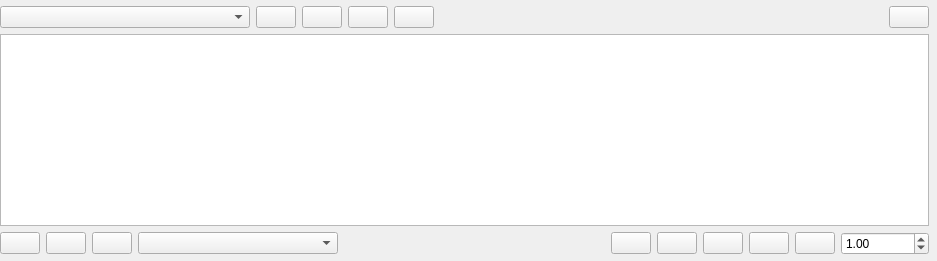
                  <widget class="QWidget" name="tab_16">
                   <attribute name="icon">
                    <iconset resource="icons.qrc">
                     <normaloff>:/Icons/icons/time_series.svg</normaloff>:/Icons/icons/time_series.svg</iconset>
                   </attribute>
                   <attribute name="title">
                    <string>Time series</string>
                   </attribute>
                   <layout class="QVBoxLayout" name="verticalLayout_42">
                    <property name="leftMargin">
                     <number>0</number>
                    </property>
                    <property name="topMargin">
                     <number>6</number>
                    </property>
                    <property name="rightMargin">
                     <number>8</number>
                    </property>
                    <property name="bottomMargin">
                     <number>6</number>
                    </property>
                    <item>
                     <widget class="QFrame" name="frame">
                      <property name="frameShape">
                       <enum>QFrame::Shape::NoFrame</enum>
                      </property>
                      <property name="frameShadow">
                       <enum>QFrame::Shadow::Raised</enum>
                      </property>
                      <layout class="QHBoxLayout" name="horizontalLayout">
                       <property name="leftMargin">
                        <number>0</number>
                       </property>
                       <property name="topMargin">
                        <number>0</number>
                       </property>
                       <property name="rightMargin">
                        <number>0</number>
                       </property>
                       <property name="bottomMargin">
                        <number>0</number>
                       </property>
                       <item>
                        <widget class="QComboBox" name="device_type_magnitude_comboBox">
                         <property name="minimumSize">
                          <size>
                           <width>250</width>
                           <height>0</height>
                          </size>
                         </property>
                         <property name="toolTip">
                          <string>Magnitude with profile</string>
                         </property>
                        </widget>
                       </item>
                       <item>
                        <widget class="QPushButton" name="new_profiles_structure_pushButton">
                         <property name="toolTip">
                          <string>&lt;html&gt;&lt;head/&gt;&lt;body&gt;&lt;p&gt;&lt;span style=&quot; font-weight:700;&quot;&gt;Create profiles&lt;/span&gt;&lt;/p&gt;&lt;p&gt;This will create all the object's profiles&lt;/p&gt;&lt;/body&gt;&lt;/html&gt;</string>
                         </property>
                         <property name="text">
                          <string/>
                         </property>
                         <property name="icon">
                          <iconset resource="icons.qrc">
                           <normaloff>:/Icons/icons/new.svg</normaloff>:/Icons/icons/new.svg</iconset>
                         </property>
                        </widget>
                       </item>
                       <item>
                        <widget class="QPushButton" name="delete_profiles_structure_pushButton">
                         <property name="toolTip">
                          <string>&lt;html&gt;&lt;head/&gt;&lt;body&gt;&lt;p&gt;&lt;span style=&quot; font-weight:700;&quot;&gt;Delete profiles&lt;/span&gt;&lt;/p&gt;&lt;p&gt;This will delete all the profiles and leave the snapshot.&lt;/p&gt;&lt;/body&gt;&lt;/html&gt;</string>
                         </property>
                         <property name="text">
                          <string/>
                         </property>
                         <property name="icon">
                          <iconset resource="icons.qrc">
                           <normaloff>:/Icons/icons/new (delete).svg</normaloff>:/Icons/icons/new (delete).svg</iconset>
                         </property>
                        </widget>
                       </item>
                       <item>
                        <widget class="QPushButton" name="edit_profiles_pushButton">
                         <property name="toolTip">
                          <string>&lt;html&gt;&lt;head/&gt;&lt;body&gt;&lt;p&gt;&lt;span style=&quot; font-weight:700;&quot;&gt;Import profiles&lt;/span&gt;&lt;/p&gt;&lt;p&gt;Import from data in CSV or Excel files&lt;/p&gt;&lt;/body&gt;&lt;/html&gt;</string>
                         </property>
                         <property name="text">
                          <string/>
                         </property>
                         <property name="icon">
                          <iconset resource="icons.qrc">
                           <normaloff>:/Icons/icons/import_profiles.svg</normaloff>:/Icons/icons/import_profiles.svg</iconset>
                         </property>
                         <property name="flat">
                          <bool>false</bool>
                         </property>
                        </widget>
                       </item>
                       <item>
                        <widget class="QPushButton" name="edit_profiles_from_models_pushButton">
                         <property name="toolTip">
                          <string>&lt;html&gt;&lt;head/&gt;&lt;body&gt;&lt;p&gt;&lt;span style=&quot; font-weight:700;&quot;&gt;Import profiles from grid models. &lt;/span&gt;&lt;/p&gt;&lt;p&gt;This is, load many individual grids in any of the supported GridCal formats and take the operational data from them, aplying them to all the profiles.&lt;/p&gt;&lt;/body&gt;&lt;/html&gt;</string>
                         </property>
                         <property name="text">
                          <string/>
                         </property>
                         <property name="icon">
                          <iconset resource="icons.qrc">
                           <normaloff>:/Icons/icons/import_models.svg</normaloff>:/Icons/icons/import_models.svg</iconset>
                         </property>
                         <property name="flat">
                          <bool>false</bool>
                         </property>
                        </widget>
                       </item>
                       <item>
                        <spacer name="horizontalSpacer">
                         <property name="orientation">
                          <enum>Qt::Orientation::Horizontal</enum>
                         </property>
                         <property name="sizeHint" stdset="0">
                          <size>
                           <width>183</width>
                           <height>20</height>
                          </size>
                         </property>
                        </spacer>
                       </item>
                       <item>
                        <widget class="QPushButton" name="plot_time_series_pushButton">
                         <property name="toolTip">
                          <string>Plot the selected object's profile</string>
                         </property>
                         <property name="text">
                          <string/>
                         </property>
                         <property name="icon">
                          <iconset resource="icons.qrc">
                           <normaloff>:/Icons/icons/plot.svg</normaloff>:/Icons/icons/plot.svg</iconset>
                         </property>
                        </widget>
                       </item>
                      </layout>
                     </widget>
                    </item>
                    <item>
                     <widget class="QTableView" name="profiles_tableView">
                      <property name="font">
                       <font>
                        <pointsize>9</pointsize>
                       </font>
                      </property>
                      <property name="layoutDirection">
                       <enum>Qt::LayoutDirection::LeftToRight</enum>
                      </property>
                      <property name="alternatingRowColors">
                       <bool>true</bool>
                      </property>
                      <property name="selectionMode">
                       <enum>QAbstractItemView::SelectionMode::ContiguousSelection</enum>
                      </property>
                     </widget>
                    </item>
                    <item>
                     <widget class="QFrame" name="frame_12">
                      <property name="frameShape">
                       <enum>QFrame::Shape::NoFrame</enum>
                      </property>
                      <property name="frameShadow">
                       <enum>QFrame::Shadow::Raised</enum>
                      </property>
                      <layout class="QHBoxLayout" name="horizontalLayout_4">
                       <property name="leftMargin">
                        <number>0</number>
                       </property>
                       <property name="topMargin">
                        <number>0</number>
                       </property>
                       <property name="rightMargin">
                        <number>0</number>
                       </property>
                       <property name="bottomMargin">
                        <number>0</number>
                       </property>
                       <item>
                        <widget class="QPushButton" name="copy_profile_pushButton">
                         <property name="toolTip">
                          <string>&lt;html&gt;&lt;head/&gt;&lt;body&gt;&lt;p&gt;&lt;span style=&quot; font-weight:700;&quot;&gt;Copy data&lt;/span&gt;&lt;/p&gt;&lt;p&gt;Copy displayed profile&lt;/p&gt;&lt;/body&gt;&lt;/html&gt;</string>
                         </property>
                         <property name="statusTip">
                          <string/>
                         </property>
                         <property name="text">
                          <string/>
                         </property>
                         <property name="icon">
                          <iconset resource="icons.qrc">
                           <normaloff>:/Icons/icons/copy.svg</normaloff>:/Icons/icons/copy.svg</iconset>
                         </property>
                        </widget>
                       </item>
                       <item>
                        <widget class="QPushButton" name="paste_profiles_pushButton">
                         <property name="toolTip">
                          <string>&lt;html&gt;&lt;head/&gt;&lt;body&gt;&lt;p&gt;&lt;span style=&quot; font-weight:700;&quot;&gt;Paste data&lt;/span&gt;&lt;/p&gt;&lt;p&gt;Paste clipboard into the displayed profile&lt;/p&gt;&lt;/body&gt;&lt;/html&gt;</string>
                         </property>
                         <property name="text">
                          <string/>
                         </property>
                         <property name="icon">
                          <iconset resource="icons.qrc">
                           <normaloff>:/Icons/icons/paste.svg</normaloff>:/Icons/icons/paste.svg</iconset>
                         </property>
                        </widget>
                       </item>
                       <item>
                        <widget class="QPushButton" name="set_linear_combination_profile_pushButton">
                         <property name="toolTip">
                          <string>&lt;html&gt;&lt;head/&gt;&lt;body&gt;&lt;p&gt;&lt;span style=&quot; font-weight:700;&quot;&gt;Copy profile&lt;/span&gt;&lt;/p&gt;&lt;p&gt;Copy the current profile into the profile selected by the drop-down selector&lt;/p&gt;&lt;/body&gt;&lt;/html&gt;</string>
                         </property>
                         <property name="text">
                          <string/>
                         </property>
                         <property name="icon">
                          <iconset resource="icons.qrc">
                           <normaloff>:/Icons/icons/copy2right.svg</normaloff>:/Icons/icons/copy2right.svg</iconset>
                         </property>
                        </widget>
                       </item>
                       <item>
                        <widget class="QComboBox" name="device_type_magnitude_comboBox_2">
                         <property name="minimumSize">
                          <size>
                           <width>200</width>
                           <height>0</height>
                          </size>
                         </property>
                         <property name="toolTip">
                          <string>Profile where to copy the current profile</string>
                         </property>
                        </widget>
                       </item>
                       <item>
                        <spacer name="horizontalSpacer_13">
                         <property name="orientation">
                          <enum>Qt::Orientation::Horizontal</enum>
                         </property>
                         <property name="sizeHint" stdset="0">
                          <size>
                           <width>267</width>
                           <height>20</height>
                          </size>
                         </property>
                        </spacer>
                       </item>
                       <item>
                        <widget class="QPushButton" name="profile_add_pushButton">
                         <property name="toolTip">
                          <string>Add value to the profile</string>
                         </property>
                         <property name="text">
                          <string/>
                         </property>
                         <property name="icon">
                          <iconset resource="icons.qrc">
                           <normaloff>:/Icons/icons/plus.svg</normaloff>:/Icons/icons/plus.svg</iconset>
                         </property>
                        </widget>
                       </item>
                       <item>
                        <widget class="QPushButton" name="profile_subtract_pushButton">
                         <property name="toolTip">
                          <string>Subtract value from the profile</string>
                         </property>
                         <property name="text">
                          <string/>
                         </property>
                         <property name="icon">
                          <iconset resource="icons.qrc">
                           <normaloff>:/Icons/icons/minus.svg</normaloff>:/Icons/icons/minus.svg</iconset>
                         </property>
                        </widget>
                       </item>
                       <item>
                        <widget class="QPushButton" name="profile_multiply_pushButton">
                         <property name="toolTip">
                          <string>Multiply the profile by a value</string>
                         </property>
                         <property name="text">
                          <string/>
                         </property>
                         <property name="icon">
                          <iconset resource="icons.qrc">
                           <normaloff>:/Icons/icons/multiply.svg</normaloff>:/Icons/icons/multiply.svg</iconset>
                         </property>
                        </widget>
                       </item>
                       <item>
                        <widget class="QPushButton" name="profile_divide_pushButton">
                         <property name="toolTip">
                          <string>Divide the profile by a value</string>
                         </property>
                         <property name="text">
                          <string/>
                         </property>
                         <property name="icon">
                          <iconset resource="icons.qrc">
                           <normaloff>:/Icons/icons/divide.svg</normaloff>:/Icons/icons/divide.svg</iconset>
                         </property>
                        </widget>
                       </item>
                       <item>
                        <widget class="QPushButton" name="set_profile_value_pushButton">
                         <property name="toolTip">
                          <string>Set the value to all or to the selection</string>
                         </property>
                         <property name="text">
                          <string/>
                         </property>
                         <property name="icon">
                          <iconset resource="icons.qrc">
                           <normaloff>:/Icons/icons/copy2up.svg</normaloff>:/Icons/icons/copy2up.svg</iconset>
                         </property>
                        </widget>
                       </item>
                       <item>
                        <widget class="QDoubleSpinBox" name="profile_factor_doubleSpinBox">
                         <property name="minimum">
                          <double>-999999.000000000000000</double>
                         </property>
                         <property name="maximum">
                          <double>9999999.000000000000000</double>
                         </property>
                         <property name="value">
                          <double>1.000000000000000</double>
                         </property>
                        </widget>
                       </item>
                      </layout>
                     </widget>
                    </item>
                   </layout>
                  </widget>
